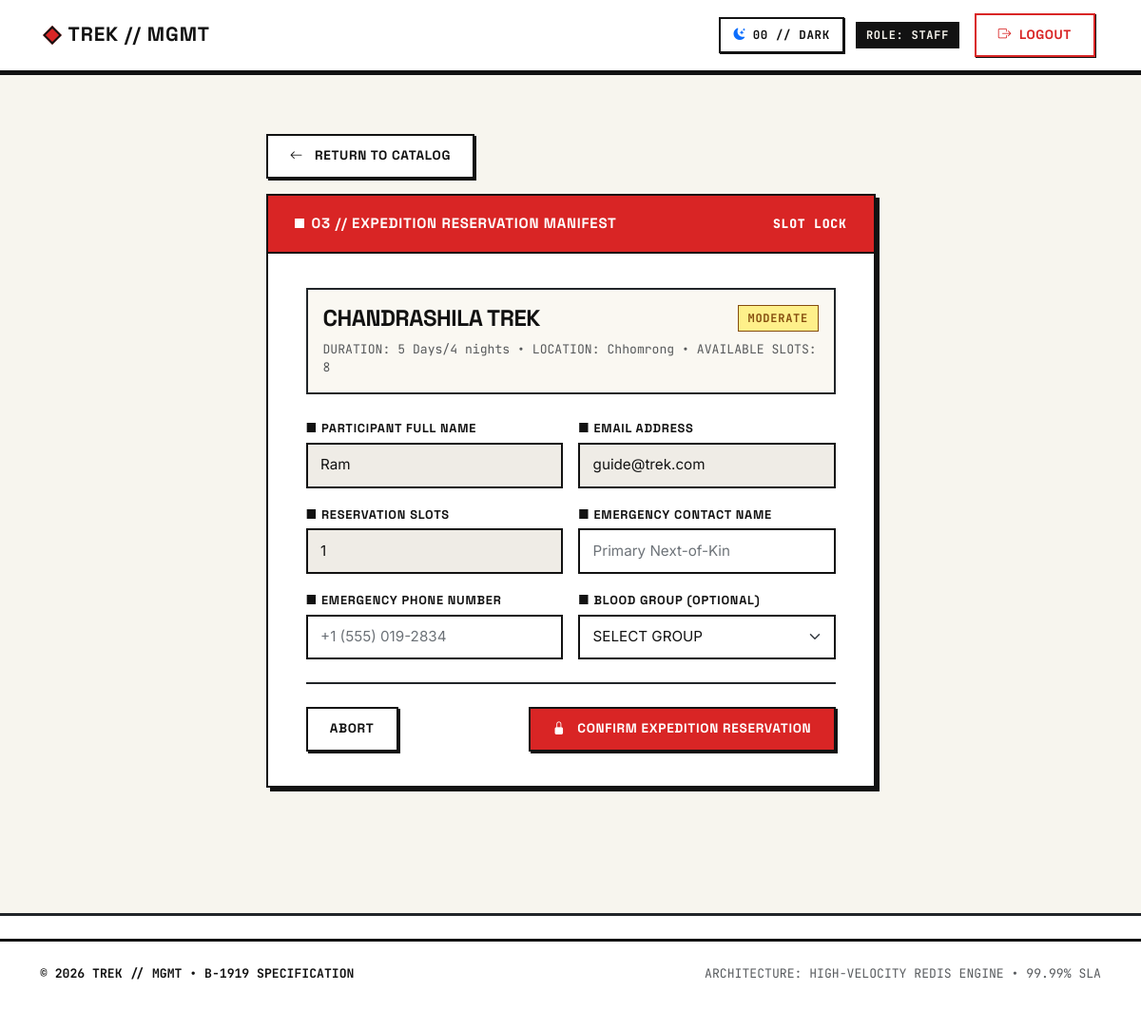
Screenshot of /book-trek/1 (signed in) with the database file from the repository.
### models.py (models this page shows)
class trek(db.Model):
    id = db.Column(
        db.Integer,
        primary_key=True
    )
    name = db.Column(
        db.String(200),
        nullable=False
    )
    location = db.Column(
        db.String(200),
        nullable=True
    )
    difficulty = db.Column(
        db.String(200),
        nullable=False,
    )
    duration = db.Column(
        db.String(200),
    )
    available_slots = db.Column(
        db.Integer
    )
    assigned_staff_id = db.Column(
        db.Integer,
        db.ForeignKey('user.id'),
        nullable=True
    )
    assigned_staff = db.relationship(
        'User',
        foreign_keys=[assigned_staff_id],
        backref='assigned_treks'
    )
    status = db.Column(
        db.String(200)
    )
    bookings = db.relationship(
        'Booking',
        backref='trek'
    )

class User(db.Model):
    id = db.Column(
        db.Integer,
        primary_key=True
    )
    name = db.Column(
        db.String(200),
        nullable=False
    )
    username = db.Column(
        db.String(200),
        nullable=False,
        unique=True
    )
    email = db.Column(
        db.String(200),
        nullable=False,
        unique=True
    )
    password = db.Column(
        db.String(300),
        nullable=False
    )
    role = db.relationship(
        "Role",
        secondary = user_roles,
        back_populates='user')
    profile = db.relationship(
        "staff_profile",
        uselist=False,
        backref='user'
    )
    booking = db.relationship(
        "Booking",
        secondary = user_booking,
        backref = 'user'
    )

### app.py (the view, shortened to what this page needs)
@app.route('/book-trek/<trek_id>', methods=['GET', 'POST'])
@limiter.limit("10 per minute")
def book_trek(trek_id):
    if 'user_id' not in session:
        return redirect('/login')
    current_trek = trek.query.get_or_404(trek_id)
    user_id = session.get('user_id')
    current_user = User.query.get_or_404(user_id)
    if current_trek.status in ['Closed', 'Completed']:
        flash("This expedition is closed for booking.")
        return redirect('/trekker-dashboard')
    if current_trek.available_slots <= 0:
        flash("All slots for this expedition are completely booked.")
        return redirect('/trekker-dashboard')
    return render_template('book_trek.html', trek=current_trek, current_user=current_user)

### app.py (called while the page is built)
@app.after_request
def set_enterprise_security_headers(response):
    response.headers['X-Frame-Options'] = 'DENY'
    response.headers['X-Content-Type-Options'] = 'nosniff'
    response.headers['Referrer-Policy'] = 'strict-origin-when-cross-origin'
    response.headers['Permissions-Policy'] = 'camera=(), microphone=(), geolocation=()'
    response.headers['Strict-Transport-Security'] = 'max-age=31536000; includeSubDomains; preload'
    response.headers['Content-Security-Policy'] = (
        "default-src 'self'; "
        "font-src 'self' https://fonts.gstatic.com https://cdn.jsdelivr.net data:; "
        "style-src 'self' 'unsafe-inline' https://fonts.googleapis.com https://cdn.jsdelivr.net; "
        "script-src 'self' 'unsafe-inline' https://cdn.jsdelivr.net; "
        "img-src 'self' data: https:; "
        "frame-ancestors 'none';"
    )
    return response

### templates/book_trek.html (shortened to what this page needs)
{% extends 'base.html' %}
{% block content %}
<div class="row justify-content-center mt-4 mb-5">
    <div class="col-md-8 col-lg-7">
        <div class="mb-3">
            <a href="{{ url_for('trekker_dashboard', tab='book-treks') }}" class="btn bh-btn bh-btn-secondary">
                <i class="bi bi-arrow-left me-1"></i> RETURN TO CATALOG
            </a>
        </div>
        <div class="card bh-card border-3 border-dark" style="box-shadow: 6px 6px 0px #121212;">
            <div class="bh-card-header bh-header-red">
                <div class="d-flex align-items-center gap-2">
                    <span style="display:inline-block; width:10px; height:10px; background-color: #FFFFFF;"></span>
                    <span>03 // EXPEDITION RESERVATION MANIFEST</span>
                </div>
                <span class="font-mono small">SLOT LOCK</span>
            </div>
            <div class="card-body p-4 p-md-5">
                <div class="p-3 mb-4 border border-2 border-dark" style="background-color: #FAF8F2;">
                    <div class="d-flex justify-content-between align-items-center mb-2">
                        <h4 class="fw-bold mb-0">{{ trek.name if trek else 'Expedition Booking' }}</h4>
                        {% if trek.difficulty == 'Easy' %}
                        <span class="bh-badge badge-easy">EASY</span>
                        {% elif trek.difficulty == 'Moderate' %}
                        <span class="bh-badge badge-moderate">MODERATE</span>
                        {% else %}
                        <span class="bh-badge badge-hard">HARD</span>
                        {% endif %}
                    </div>
                    <div class="font-mono small text-muted">
                        DURATION: {{ trek.duration }} • LOCATION: {{ trek.location or 'Alpine Region' }} • AVAILABLE SLOTS: {{ trek.available_slots }}
                    </div>
                </div>
                <form action="{{ url_for('book_trek', trek_id=trek.id) }}" method="POST">
                    <div class="row g-3">
                        <div class="col-md-6">
                            <label for="name" class="form-label bh-label">■ PARTICIPANT FULL NAME</label>
                            <input type="text" class="form-control bh-form-control font-mono bg-light" id="name" name="name"
                                value="{{ current_user.name if current_user else '' }}" readonly>
                        </div>
                        <div class="col-md-6">
                            <label for="email" class="form-label bh-label">■ EMAIL ADDRESS</label>
                            <input type="email" class="form-control bh-form-control font-mono bg-light" id="email" name="email"
                                value="{{ current_user.email if current_user else '' }}" readonly>
                        </div>
                        <div class="col-md-6">
                            <label for="slots" class="form-label bh-label">■ RESERVATION SLOTS</label>
                            <input type="number" class="form-control bh-form-control font-mono bg-light" id="slots" name="slots" min="1" value="1" readonly>
                        </div>
                        <div class="col-md-6">
                            <label for="emergency_name" class="form-label bh-label">■ EMERGENCY CONTACT NAME</label>
                            <input type="text" class="form-control bh-form-control font-mono" id="emergency_name" name="emergency_name"
                                placeholder="Primary Next-of-Kin">
                        </div>
                        <div class="col-md-6">
                            <label for="emergency_phone" class="form-label bh-label">■ EMERGENCY PHONE NUMBER</label>
                            <input type="tel" class="form-control bh-form-control font-mono" id="emergency_phone" name="emergency_phone"
                                placeholder="+1 (555) 019-2834">
                        </div>
                        <div class="col-md-6">
                            <label for="blood_group" class="form-label bh-label">■ BLOOD GROUP (OPTIONAL)</label>
                            <select class="form-select bh-form-control font-mono" id="blood_group" name="blood_group">
                                <option value="">SELECT GROUP</option>
                            </select>
                        </div>
                    </div>
                    <div class="border-top border-2 border-dark pt-4 mt-4 d-flex justify-content-between align-items-center">
                        <a href="{{ url_for('trekker_dashboard', tab='book-treks') }}" class="btn bh-btn bh-btn-secondary">
                            ABORT
                        </a>
                        <button type="submit" class="btn bh-btn bh-btn-primary py-2 px-4">
                            <i class="bi bi-lock-fill me-1"></i> CONFIRM EXPEDITION RESERVATION
                        </button>
                    </div>
                </form>
            </div>
        </div>
    </div>
</div>
{% endblock %}

### rows the page displays
trek: name "CHANDRASHILA TREK", duration "5 Days/4 nights", location "Chhomrong", available_slots "8"
User: name "Ram", email "guide@trek.com"

### other values shown
{{ session.get('user_role', 'TREKKER') | upper }} "STAFF"
